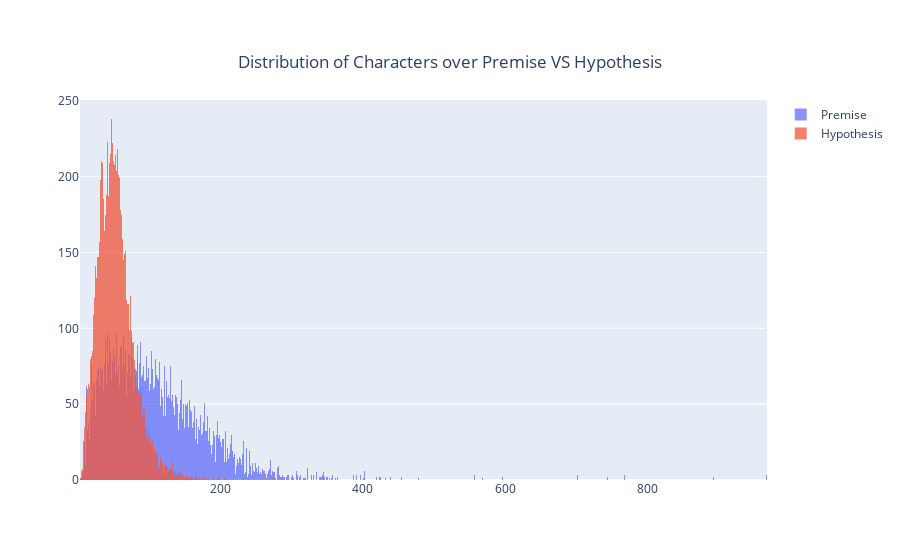

Notebook cell for this chart:
### Markdown cell above
Expectedly, the amount of punctuation in the Hypotheses tend to be less than the Premises, likely due to the fact that there are less words overall, and thus less punctuation for those words.

While the Premises do contain significantly more entries with 1 punctuation than the Hypotheses, this curve seems to resemble the previous graph, and thus does not raise concern.

### Code cell
fig = go.Figure()
fig.add_trace(go.Histogram(name='Premise', x=Meta_features['premise_num_chars'], xbins=dict(size=1)))
fig.add_trace(go.Histogram(name='Hypothesis', x=Meta_features['hypothesis_num_chars'], xbins=dict(size=1)))

# Overlay both histograms
fig.update_layout(barmode='overlay',title={
                    'text': "Distribution of Characters over Premise VS Hypothesis",
                    'y':0.9,
                    'x':0.5,
                    'xanchor': 'center',
                    'yanchor': 'top'})
# Reduce opacity to see both histograms
fig.update_traces(opacity=0.75)
fig.show()

### Figure 1 — Plotly figure (JSON) as saved in the notebook; plotly's stock layout.template omitted (floating-point values rounded to 4 significant figures; data arrays with more than 128 entries replaced by an {"elided": "..."} marker saying what was removed)
{"data": [{"name": "Premise", "opacity": 0.75, "type": "histogram", "x": {"elided": "12120 int values"}, "xbins": {"size": 1}}, {"name": "Hypothesis", "opacity": 0.75, "type": "histogram", "x": {"elided": "12120 int values"}, "xbins": {"size": 1}}], "layout": {"barmode": "overlay", "title": {"text": "Distribution of Characters over Premise VS Hypothesis", "x": 0.5, "xanchor": "center", "y": 0.9, "yanchor": "top"}}}
